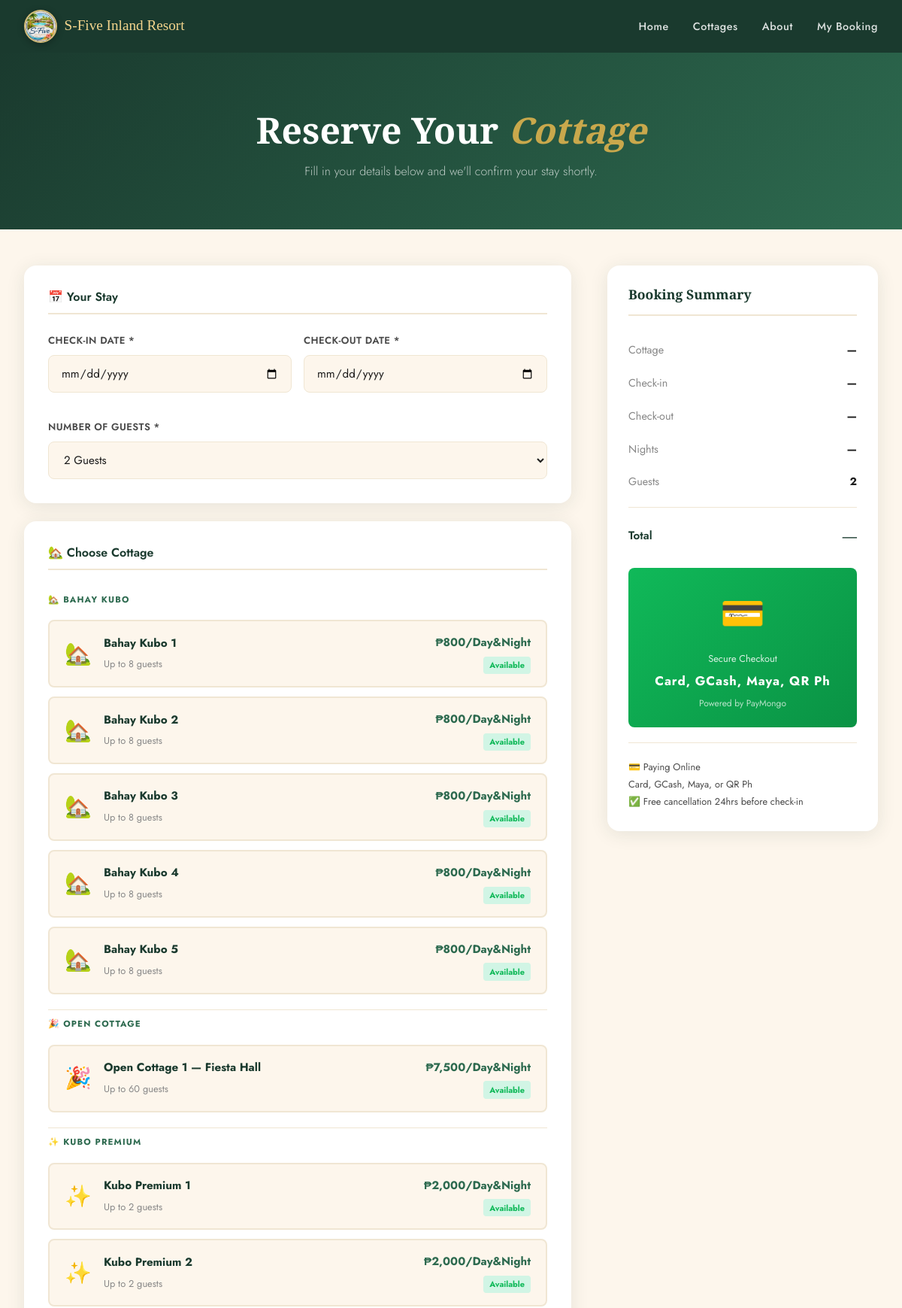
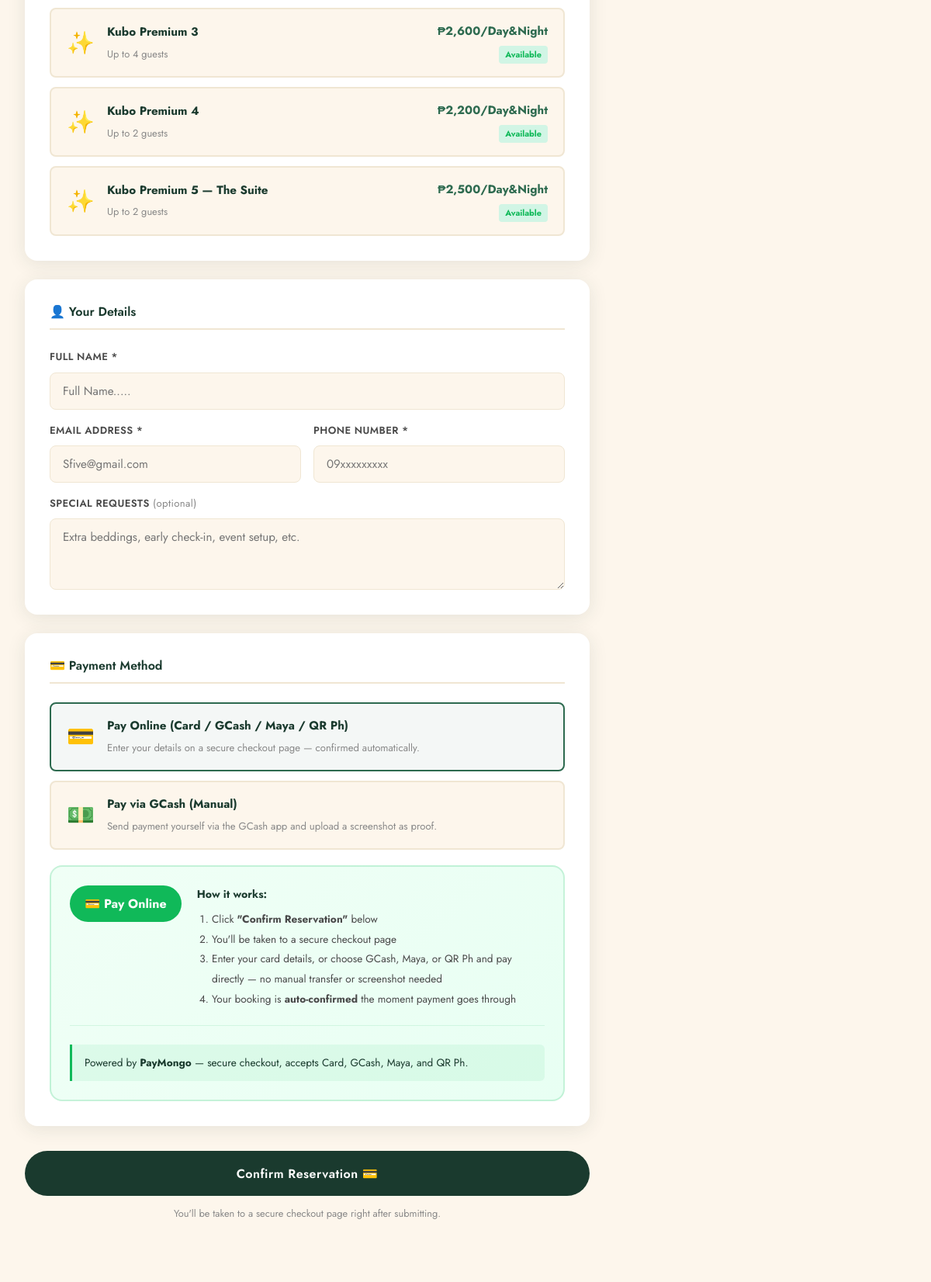
Screenshot of /booking.php (upper part) with the database file from the repository (2 pictures, top to bottom).
### tables this page shows
CREATE TABLE `cottages` (
  `id` int(11) NOT NULL AUTO_INCREMENT,
  `name` varchar(100) NOT NULL,
  `category` enum('Bahay Kubo','Open Cottage','Kubo Premium') DEFAULT 'Bahay Kubo',
  `description` text DEFAULT NULL,
  `price_per_night` decimal(10,2) NOT NULL,
  `capacity` int(11) NOT NULL,
  `images` text DEFAULT NULL,
  `amenities` text DEFAULT NULL,
  `is_available` tinyint(1) DEFAULT 1,
  `created_at` timestamp NOT NULL DEFAULT current_timestamp(),
  PRIMARY KEY (`id`)
);

### booking.php (the view, shortened to what the rows shown need)
<?php
$db = getDB();
$success      = false;
$booking_result = null;
$check_in   = isset($_GET['check_in'])   ? clean($_GET['check_in'])   : '';
$check_out  = isset($_GET['check_out'])  ? clean($_GET['check_out'])  : '';
$cottage_id = isset($_GET['cottage_id']) ? (int)$_GET['cottage_id']   : 0;
function getCottagesWithStatus($db, $check_in, $check_out) {
    if ($check_in && $check_out) {
        $stmt = $db->prepare("
            SELECT c.*,
                (SELECT COUNT(*) FROM reservations r
                 WHERE r.cottage_id = c.id
                 AND r.status != 'Cancelled'
                 AND NOT (r.check_out <= ? OR r.check_in >= ?)) AS is_booked
            FROM cottages c
            WHERE c.is_available = 1
            ORDER BY FIELD(c.category,'Bahay Kubo','Open Cottage','Kubo Premium'), c.name
        ");
        $stmt->execute([$check_in, $check_out]);
    } else {
        $stmt = $db->query("
            SELECT c.*, 0 AS is_booked
            FROM cottages c
            WHERE c.is_available = 1
            ORDER BY FIELD(c.category,'Bahay Kubo','Open Cottage','Kubo Premium'), c.name
        ");
    }
    return $stmt->fetchAll();
}
$all_cottages = getCottagesWithStatus($db, $check_in, $check_out);
$grouped_cottages = [];
foreach ($all_cottages as $c) {
    $grouped_cottages[$c['category']][] = $c;
}
$cat_icons = ['Bahay Kubo'=>'🏡','Open Cottage'=>'🎉','Kubo Premium'=>'✨'];
?>
<!DOCTYPE html>
<html lang="en">
<head>
    <link rel="stylesheet" href="css/style.css">
</head>
<body>
<div class="booking-page">
    <div class="booking-hero">
        <h1>Reserve Your <em>Cottage</em></h1>
    </div>
    <div class="container">
    <?php if ($success && $booking_result): ?>
    <div class="success-card">
        <div class="success-icon"><?= $booking_result['payment_method']==='GCash Online' ? '💳' : '💚' ?></div>
        <h2>Booking Submitted!</h2>
        <p>Thank you for choosing <strong>S-Five Inland Resort!</strong> 🌴</p>
        <?php if ($booking_result['payment_method'] === 'GCash Online'): ?>
        <div class="gcash-success-note">
            <div class="gcash-icon-big">💳</div>
            <?php if (!empty($booking_result['gcash_checkout_url'])): ?>
            <p><strong>Your secure checkout is ready!</strong></p>
            <p>Click the button below to pay by card, GCash, Maya, or QR Ph. This page will automatically confirm once payment is received.</p>
            <a href="<?= htmlspecialchars($booking_result['gcash_checkout_url']) ?>"
               class="btn-gcash-pay" target="_blank" rel="noopener"
               onclick="startPaymentPolling()">
                💳 Pay Now
            </a>
            <div id="paymentStatusBox" style="margin-top:1.2rem;padding:0.85rem 1rem;border-radius:10px;background:#f0fdf6;border:1.5px solid #d1fae5;display:none;">
                <span id="paymentStatusIcon">⏳</span>
                <span id="paymentStatusText" style="font-size:0.9rem;color:#065f46;font-weight:600;margin-left:0.4rem;">Waiting for payment...</span>
            </div>
            <div id="paymentConfirmedBox" style="margin-top:1.2rem;padding:1rem;border-radius:10px;background:#d1fae5;border:2px solid #10b959;display:none;text-align:center;">
                <div style="font-size:2rem;">✅</div>
                <p style="font-weight:700;color:#065f46;margin:0.3rem 0;">Payment Confirmed!</p>
                <p style="font-size:0.85rem;color:#047857;">Your booking is now <strong>Confirmed</strong>. Thank you!</p>
            </div>
            <?php else: ?>
            <p><strong>Booking submitted!</strong> We'll send you the payment link shortly.</p>
            <?php endif; ?>
        </div>
        <script>
        // Auto-poll PayMongo every 5 seconds after guest clicks Pay
        let pollInterval = null;
        let pollCount    = 0;
        const MAX_POLLS  = 72; // poll for up to 6 minutes
        function startPaymentPolling() {
            document.getElementById('paymentStatusBox').style.display = 'block';
            if (pollInterval) return; // already polling
            pollInterval = setInterval(checkPaymentStatus, 5000);
        }
        async function checkPaymentStatus() {
            pollCount++;
            if (pollCount > MAX_POLLS) {
                clearInterval(pollInterval);
                document.getElementById('paymentStatusText').textContent = 'Payment not detected yet. Check your booking code later.';
                document.getElementById('paymentStatusIcon').textContent = '⚠️';
                return;
            }
            try {
                const res  = await fetch('booking.php?action=poll_payment&code=<?= urlencode($booking_result['code']) ?>');
                const data = await res.json();
                if (data.paid) {
                    clearInterval(pollInterval);
                    document.getElementById('paymentStatusBox').style.display  = 'none';
                    document.getElementById('paymentConfirmedBox').style.display = 'block';
                } else {
                    document.getElementById('paymentStatusText').textContent =
                        'Waiting for payment... (check ' + pollCount + ')';
                }
            } catch(e) {
                // network hiccup — keep polling
            }
        }
        </script>
        <?php else: ?>
        <div class="gcash-success-note">
            <div class="gcash-icon-big">💚</div>
            <p><strong>Payment proof received!</strong></p>
            <p>Your GCash reference <code><?= htmlspecialchars($booking_result['gcash_ref']) ?></code> and screenshot are now with our team. We'll check it against our GCash account and confirm your booking shortly.</p>
            <p style="margin-top:0.5rem;font-size:0.85rem;color:#666;">Status: <span class="status-badge pending">Pending Verification</span></p>
        </div>
        <?php endif; ?>
        <div class="booking-code-box" style="margin:1.25rem 0;padding:0.9rem 1.1rem;border-radius:10px;background:#f0fdf6;border:1.5px dashed #a3cfbb;display:flex;align-items:center;justify-content:space-between;gap:0.75rem;flex-wrap:wrap;">
            <div>
                <div style="font-size:0.72rem;font-weight:700;text-transform:uppercase;letter-spacing:0.06em;color:#5a8a6f;">Your Booking Code</div>
                <div id="bookingCodeText" style="font-family:monospace;font-size:1.35rem;font-weight:700;color:#0a5c36;letter-spacing:0.03em;"><?= $booking_result['code'] ?></div>
            </div>
            <button
                type="button"
                class="btn-ghost"
                id="copyCodeBtn"
                onclick="copyBookingCode()"
                style="white-space: nowrap; color: #000;border: 1px solid #000;">
                📋 Copy Code
            </button>
        </div>
        <div class="booking-summary-box">
            <div class="summary-row"><span>Booking Code</span><strong><?= $booking_result['code'] ?></strong></div>
            <div class="summary-row"><span>Guest Name</span><strong><?= htmlspecialchars($booking_result['name']) ?></strong></div>
            <div class="summary-row"><span>Cottage</span><strong><?= htmlspecialchars($booking_result['cottage']) ?></strong></div>
            <div class="summary-row"><span>Check-in</span><strong><?= date('F d, Y', strtotime($booking_result['check_in'])) ?></strong></div>
            <div class="summary-row"><span>Check-out</span><strong><?= date('F d, Y', strtotime($booking_result['check_out'])) ?></strong></div>
            <div class="summary-row"><span>Duration</span><strong><?= $booking_result['nights'] ?> night(s)</strong></div>
            <div class="summary-row"><span>Payment</span><strong><?= $booking_result['payment_method'] ?></strong></div>
            <div class="summary-row total-row"><span>Total Amount</span><strong>₱<?= number_format($booking_result['total'], 2) ?></strong></div>
        </div>
        <p class="note-text">🧾 A confirmation email will be sent to your email address once your booking has been confirmed.</p>
        <p class="note-text">🔎 Save your booking code above — you can find your booking anytime on the <a href="check_booking.php?code=<?= $booking_result['code'] ?>">My Booking</a> page.</p>
        <div class="success-actions">
            <a href="check_booking.php?code=<?= $booking_result['code'] ?>" class="btn-primary">Track Booking</a>
            <a href="receipt.php?code=<?= $booking_result['code'] ?>" class="btn-ghost" target="_blank">🧾 View Receipt</a>
            <a href="index.php" class="btn-ghost">Back to Home</a>
        </div>
        <script>
        function copyBookingCode() {
            const code = document.getElementById('bookingCodeText').textContent.trim();
            const btn  = document.getElementById('copyCodeBtn');
            const done = () => { const old = btn.textContent; btn.textContent = '✅ Copied!'; setTimeout(() => btn.textContent = old, 1800); };
            if (navigator.clipboard && window.isSecureContext) {
                navigator.clipboard.writeText(code).then(done).catch(() => fallbackCopy(code, done));
            } else {
                fallbackCopy(code, done);
            }
        }
        function fallbackCopy(text, done) {
            const ta = document.createElement('textarea');
            ta.value = text; ta.style.position = 'fixed'; ta.style.opacity = '0';
            document.body.appendChild(ta); ta.select();
            try { document.execCommand('copy'); done(); } catch (e) {}
            document.body.removeChild(ta);
        }
        </script>
    </div>
    <?php else: ?>
    <div class="booking-layout">
        <div class="booking-form-col">
            <form action="booking.php" method="POST" enctype="multipart/form-data" class="booking-form" id="bookingForm">
                <div class="form-section">
                    <div class="cottage-options" id="cottageOptions">
                        <?php foreach ($grouped_cottages as $cat => $cats_cottages): ?>
                        <div class="co-category-label"><?= $cat_icons[$cat] ?? '🏠' ?> <?= $cat ?></div>
                        <?php foreach ($cats_cottages as $c):
                            $isSelected = ($c['id'] == $cottage_id);
                            $isBooked   = (bool)$c['is_booked'];
                        ?>
                        <label class="cottage-option <?= $isSelected?'selected':'' ?> <?= $isBooked?'booked-option':'' ?>"
                               data-price="<?= $c['price_per_night'] ?>"
                               data-name="<?= htmlspecialchars($c['name']) ?>"
                               data-capacity="<?= $c['capacity'] ?>">
                            <div class="co-icon"><?= $cat_icons[$cat] ?? '🏠' ?></div>
                            <div class="co-info">
                                <strong><?= htmlspecialchars($c['name']) ?></strong>
                                <span>Up to <?= $c['capacity'] ?> guests</span>
                            </div>
                            <div class="co-right">
                                <div class="co-price">₱<?= number_format($c['price_per_night'],0) ?>/Day&Night</div>
                                <?php if ($isBooked): ?>
                                <span class="co-unavail-tag">Unavailable</span>
                                <?php else: ?>
                                <span class="co-avail-tag">Available</span>
                                <?php endif; ?>
                            </div>
                        </label>
                        <?php endforeach; ?>
                        <?php endforeach; ?>
                    </div>
                </div>
            </form>
        </div>
    </div>
    <?php endif; ?>
    </div>
</div>
</body>
</html>

### rows the page displays
cottages: cat "🏡", name "Bahay Kubo 1", capacity "8", price_per_night "800"
cottages: cat "🏡", name "Bahay Kubo 2", capacity "8", price_per_night "800"
cottages: cat "🏡", name "Bahay Kubo 3", capacity "8", price_per_night "800"
cottages: cat "🏡", name "Bahay Kubo 4", capacity "8", price_per_night "800"
cottages: cat "🏡", name "Bahay Kubo 5", capacity "8", price_per_night "800"
cottages: cat "🎉", name "Open Cottage 1 — Fiesta Hall", capacity "60", price_per_night "7,500"
cottages: cat "✨", name "Kubo Premium 1", capacity "2", price_per_night "2,000"
cottages: cat "✨", name "Kubo Premium 2", capacity "2", price_per_night "2,000"
cottages: cat "✨", name "Kubo Premium 3", capacity "4", price_per_night "2,600"
cottages: cat "✨", name "Kubo Premium 4", capacity "2", price_per_night "2,200"
cottages: cat "✨", name "Kubo Premium 5 — The Suite", capacity "2", price_per_night "2,500"

### other values shown
$cat_icons[$cat] "🏡"
$cat "BAHAY KUBO"
$cat_icons[$cat] "🎉"
$cat "OPEN COTTAGE"
$cat_icons[$cat] "✨"
$cat "KUBO PREMIUM"
$nights?:'—' "—"
$guests "2"
form field num_guests "2 Guests"
